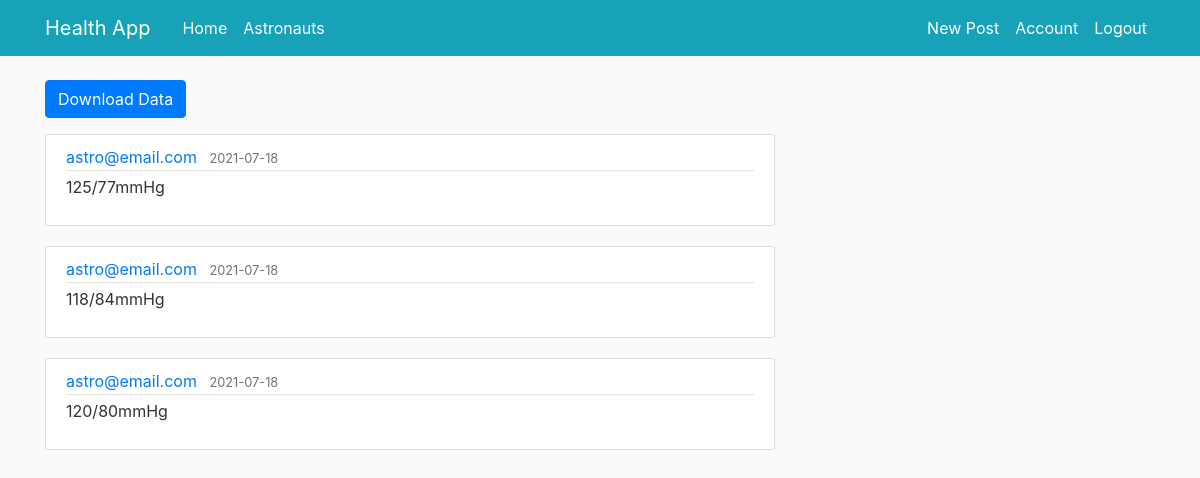
/accounts/astro@email.com/bloodpressure (signed in), run on the app's committed database.
### healthapp/models.py (models this page shows)
class User(db.Model, UserMixin):
    id = db.Column(db.Integer, primary_key=True)
    first_name = db.Column(db.String, nullable=False)
    last_name = db.Column(db.String, nullable=False)
    email = db.Column(db.String, unique=True, nullable=False)
    password = db.Column(db.String, nullable=False)
    role = db.Column(db.String, nullable=False)
    key = db.Column(db.String, nullable=False)
    posts = db.relationship('Post', backref='author', lazy=True)
    blood_pressure = db.relationship('BloodPressure', backref='author', lazy=True)
    weight = db.relationship('Weight', backref='author', lazy=True)

### healthapp/webapp/routes.py (the view)
@app.route("/accounts/<string:email>/bloodpressure")
@login_required
def astronauts_blood_pressure(email):
    if current_user.role in ['Admin', 'Medic'] \
            or current_user.email == email:
        user = User.query.filter_by(email=email).first()
        if user:
            encrypted_bp = BloodPressure.query.\
                filter_by(user_id=user.id).order_by(BloodPressure.date_posted.desc()).all()
            records = decrypt_medical_record(encrypted_bp,
                                             User.query.filter_by(email=email).first().key)
            return render_template('single_medical_record.html', posts=records,
                                   user=user, title='Blood Pressure')
        else:
            return abort(404)   # not found error if user not found.
    return abort(403)   # access denied error if current user has an incorrect role.

### healthapp/encryption.py (called while the page is built)
def decrypt_medical_record(encrypted_posts, key):
    decrypted_posts = []    # empty list for decrypted posts the be appended to.
    for post in encrypted_posts:
        encrypted_data = post.record.encode()   # encodes post as a byte string required by Fernet.
        decrypted_data = Fernet(key.encode()).decrypt(encrypted_data).decode('utf-8')
        decrypted_posts.append({'id': post.id,
                                'author': post.author.email,
                                'date_posted': post.date_posted.strftime('%Y-%m-%d'),
                                'record': decrypted_data})
    return decrypted_posts

### healthapp/models.py (called while the page is built)
@login_manager.user_loader
def load_user(user_id):
    return User.query.get(int(user_id))

### healthapp/templates/single_medical_record.html
{% extends "layout.html" %}
{% block content %}
     <a class="mr-2 mb-3 btn btn-primary" href="{{ url_for('download_data', email=user.email, record_type=title) }}">Download Data</a>
    {% for post in posts %}
        <article class="media content-section">
          <div class="media-body">
            <div class="article-metadata">
              <a class="mr-2" href="{{ url_for('user_account', email=post['author']) }}">{{ post['author'] }}</a>
              <small class="text-muted">{{ post['date_posted'] }}</small>
            </div>
            <p class="article-content">{{ post['record'] }}</p>
          </div>
        </article>
    {% endfor %}
{% endblock content %}

### healthapp/static/main.css (style rules this page uses)
body { background: #fafafa; color: #333333; margin-top: 5rem; }
.content-section { background: #ffffff; padding: 10px 20px; border: 1px solid #dddddd; border-radius: 3px; margin-bottom: 20px; }
.article-content { white-space: pre-line; }
.article-metadata { padding-bottom: 1px; margin-bottom: 4px; border-bottom: 1px solid #e3e3e3 }

### data on the page
User: author "astro@email.com", date_posted "2021-07-18", record "125/77mmHg", record "118/84mmHg", record "120/80mmHg"
